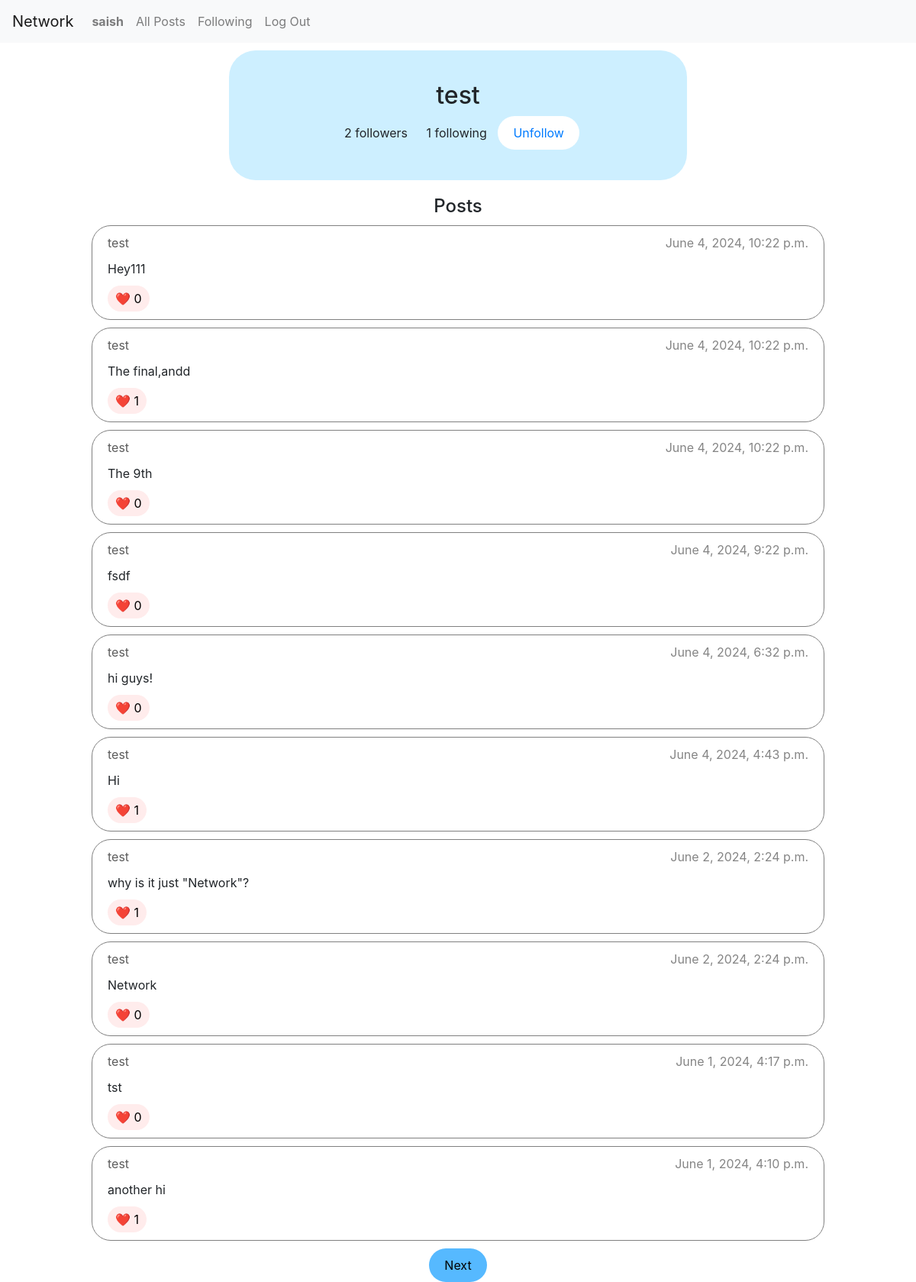
Screenshot of /user/test (signed in) with the database file from the repository.
### network/models.py (models this page shows)
class User(AbstractUser):
    followers = models.ManyToManyField('self', symmetrical=False, blank=True, related_name="following")

class Post(models.Model):
    message = models.CharField(max_length=128)
    user = models.ForeignKey(User, on_delete=models.CASCADE, related_name="posts")
    timestamp = models.DateTimeField()
    likes = models.ManyToManyField(User, blank=True, related_name="liked_posts")

### network/views.py (the view)
# urls.py: path("user/<str:username>", views.profile, name="profile"),
def profile(request, username):
    try:
        user = User.objects.get(username=username)
    except:
        user = None
    if user is not None:
        if is_following(request.user, user):
            follow_action = "Unfollow"
        else:
            follow_action = "Follow"
        posts = Post.objects.filter(user=user).order_by("-timestamp")
        return render(request, "network/profile.html", {
            "requested_user": user,
            "page": paginate(request, posts),
            "followers_count": user.followers.count(),
            "following_count": user.following.count(),
            "action": follow_action,
            "is_superuser": user.is_superuser
        })
    else:
        return HttpResponse("User not found", status=404)

### network/views.py (called while the page is built)
def paginate(request, posts):
    try:
        page_num = int(request.GET.get('page_num'))
    except:
        page_num = 1
    pages = Paginator(posts, 10)
    if page_num > pages.num_pages:
        return HttpResponse("404 Page Not Found", status=404)
    return pages.page(page_num)

def is_following(user1, user2):
    return True if user2.followers.filter(username=user1.username) else False

### network/templates/network/profile.html (shortened to what this page needs)
{% extends 'network/layout.html' %}
{% block body %}
    <div class="user-details">
        <div>
            <h2>{{ requested_user.username }}</h2>
        </div>
        <div>
            <span class="user-metrics">{{ followers_count }} followers</span>
            <span class="user-metrics">{{ following_count }} following</span>
            {% if user.is_authenticated and user != requested_user %}
                <a href="{% url 'toggle_follow' requested_user.username %}" class="follow-btn">{{ action }}</a>
            {% endif %}
        </div>
    </div>
    <div class="user-posts">
        <h4>Posts</h4>
        {% for post in page %}
        <div class="post-card" data-id="{{ post.id }}">
            <div class="post-details">
                <div class="user-details-div">
                    <a class="username" href="{% url 'profile' post.user.username %}">{{ post.user.username }}</a>
                </div>
                <div>
                    <span class="timestamp">{{ post.timestamp }}</span>
                </div>
            </div>
            <div class="post-message">{{ post.message }}</div>
            <div>
                <button class="like-button">❤️ <span class="like-count">{{ post.likes.all.count }}</span></button>
            </div>
        </div>
    {% empty %}
        <p>No posts yet</p>
    {% endfor %}
    </div>
    <div class="pagination-buttons-div">
        {% if page.has_next %}
            <a href="{% url 'profile' requested_user.username %}?page_num={{ page.next_page_number }}" class="pagination-buttons">Next</a>
        {% endif %}
    </div>
{% endblock %}

### network/templates/network/layout.html (shortened to what this page needs)
{% load static %}
<!DOCTYPE html>
<html lang="en">
    <head>
        <link rel="stylesheet" href="https://stackpath.bootstrapcdn.com/bootstrap/4.4.1/css/bootstrap.min.css">
        <link href="{% static 'network/styles.css' %}" rel="stylesheet">
    </head>
    <body>
        <nav class="navbar navbar-expand-lg navbar-light bg-light">
            <a class="navbar-brand" href="{% url 'index' %}">Network</a>
            <div>
              <ul class="navbar-nav mr-auto">
                {% if user.is_authenticated %}
                    <li class="nav-item">
                        <a class="nav-link" href="{% url 'profile' request.user.username %}"><strong>{{ user.username }}</strong></a>
                    </li>
                {% endif %}
                <li class="nav-item">
                  <a class="nav-link" href="{% url 'all_posts' %}">All Posts</a>
                </li>
                {% if user.is_authenticated %}
                    <li class="nav-item">
                        <a class="nav-link" href="{% url 'following_posts' %}">Following</a>
                    </li>
                    <li class="nav-item">
                        <a class="nav-link" href="{% url 'logout' %}">Log Out</a>
                    </li>
                {% endif %}
              </ul>
            </div>
          </nav>
        <div class="body">
            {% block body %}
            {% endblock %}
        </div>
    </body>
</html>

### network/static/network/styles.css (style rules this page uses)
* { margin: 0; padding: 0; box-sizing: border-box; }
body { font-size: 16px; }
.post-card { border: 1px solid grey; border-radius: 25px; width: 80%; margin: 10px auto; padding: 10px 20px; display: flex; flex-direction: column; }
.post-card .post-details { color: rgb(133, 133, 133); }
.post-card .username { color: rgb(92, 92, 92); margin: 0 10px 0 0; }
.user-details-div { float: left; }
.post-card .timestamp { float: right; }
.post-message { margin: 10px 0; }
.like-button { display: inline-block; border: none; background: rgb(255, 236, 236); padding: 5px 10px; border-radius: 25px; }
.user-details { width: 50%; margin: 10px auto; background: rgb(205, 239, 255); text-align: center; padding: 40px 0; border-radius: 35px; display: flex; justify-content: center; flex-direction: column; }
.user-metrics { margin: 0 10px; }
.user-posts { margin: 20px 0 0 0; }
.user-posts h4 { text-align: center; }
.follow-btn { display: inline-block; background-color: white; border-radius: 25px; padding: 10px 20px; }
.pagination-buttons-div { display: flex; justify-content: center; }
.pagination-buttons { text-decoration: none; background-color: rgb(86, 185, 255); color: black; padding: 10px 20px; border-radius: 25px; margin: 0 10px; }

### rows the page displays
User: username "saish"
User: username "test"
Post: user.username "test", timestamp "June 4, 2024, 10:22 p.m.", message "Hey111", likes.all.count "0"
Post: user.username "test", timestamp "June 4, 2024, 10:22 p.m.", message "The final,andd", likes.all.count "1"
Post: user.username "test", timestamp "June 4, 2024, 10:22 p.m.", message "The 9th", likes.all.count "0"
Post: user.username "test", timestamp "June 4, 2024, 9:22 p.m.", message "fsdf", likes.all.count "0"
Post: user.username "test", timestamp "June 4, 2024, 6:32 p.m.", message "hi guys!", likes.all.count "0"
Post: user.username "test", timestamp "June 4, 2024, 4:43 p.m.", message "Hi", likes.all.count "1"
Post: user.username "test", timestamp "June 2, 2024, 2:24 p.m.", message "why is it just \"Network\"?", likes.all.count "1"
Post: user.username "test", timestamp "June 2, 2024, 2:24 p.m.", message "Network", likes.all.count "0"
Post: user.username "test", timestamp "June 1, 2024, 4:17 p.m.", message "tst", likes.all.count "0"
Post: user.username "test", timestamp "June 1, 2024, 4:10 p.m.", message "another hi", likes.all.count "1"

### other values shown
{{ followers_count }} "2"
{{ following_count }} "1"
{{ action }} "Unfollow"
